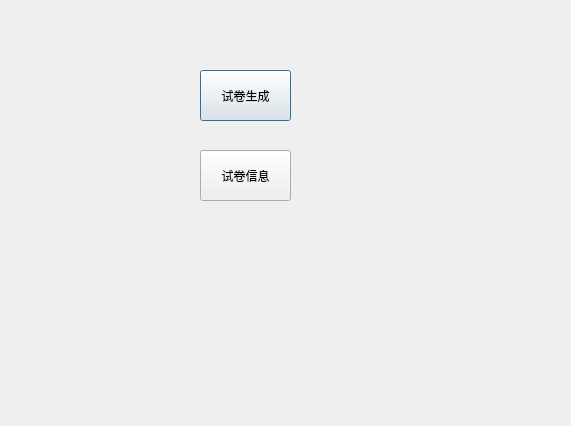
<?xml version="1.0" encoding="UTF-8"?>
<ui version="4.0">
 <class>Paper_operation</class>
 <widget class="QDialog" name="Paper_operation">
  <property name="geometry">
   <rect>
    <x>0</x>
    <y>0</y>
    <width>571</width>
    <height>426</height>
   </rect>
  </property>
  <property name="windowTitle">
   <string>试卷操作选择</string>
  </property>
  <widget class="QPushButton" name="pushButton">
   <property name="geometry">
    <rect>
     <x>200</x>
     <y>70</y>
     <width>91</width>
     <height>51</height>
    </rect>
   </property>
   <property name="text">
    <string>试卷生成</string>
   </property>
  </widget>
  <widget class="QPushButton" name="pushButton_2">
   <property name="geometry">
    <rect>
     <x>200</x>
     <y>150</y>
     <width>91</width>
     <height>51</height>
    </rect>
   </property>
   <property name="text">
    <string>试卷信息</string>
   </property>
  </widget>
 </widget>
 <resources/>
 <connections/>
</ui>
